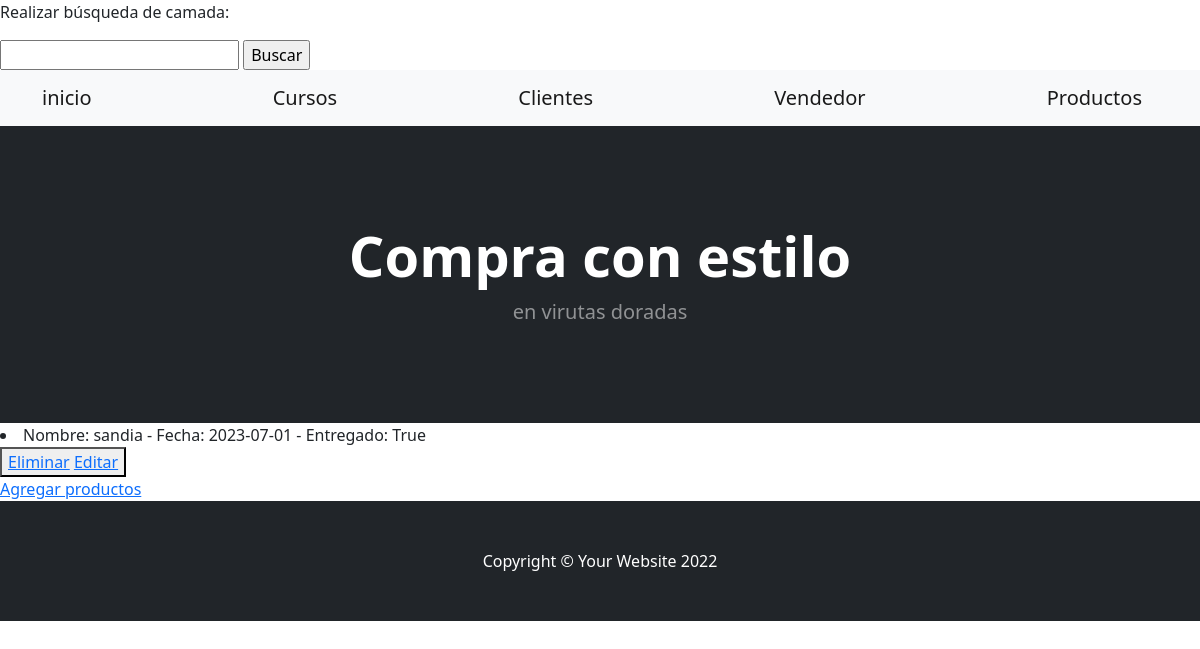
Before: /App1/leerproductos/ with the older database file.
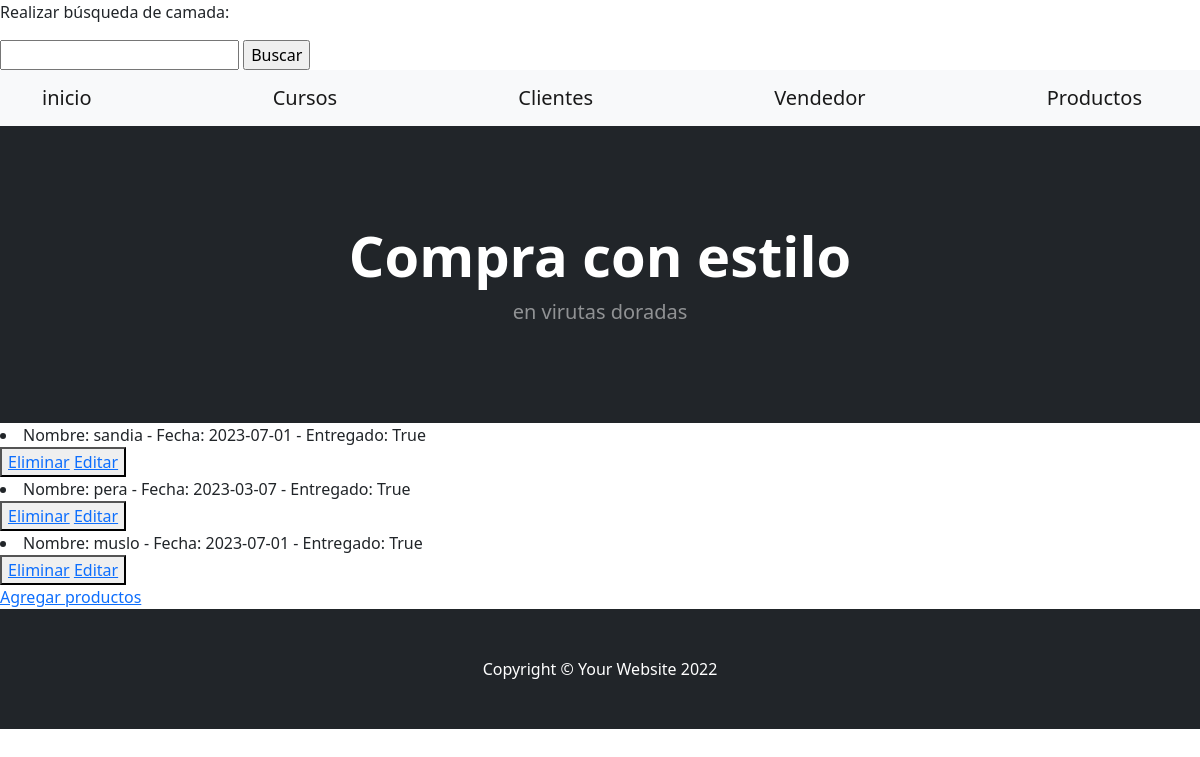
After: the same page with the newer database file.
### App1/models.py (models this page shows)
class tareas (models.Model):
    nombre= models.CharField(max_length=30)
    Fechadeentrega =models.DateField()                 #ESTO CORRESPONDE A LO QUE AHORA ES ---PRODUCTOS---
    entregado = models.BooleanField()
    def __str__(self):
        return f"Nombre: {self.nombre} - Fecha: {self.Fechadeentrega} - Entregado: {self.entregado}"

### App1/views.py (the view)
# urls.py: path('leerproductos/', views.leerproductos, name='Leerproducto'),
def leerproductos (request):
    productos = tareas.objects.all()
    contexto = {"productos": productos}
    return render (request, "leerproductos.html", contexto)

### App1/template/leerproductos.html
{% extends 'padre.html' %}
{% load static %}
{% block contenidoquecambia %}
    {% for p in productos %}
    <li>{{p}}</li>
    <button>
        <a href="{% url 'Eliminarproducto' p.nombre %}">Eliminar</a>
        <a href="{% url 'Editarproducto' p.nombre %}">Editar</a>
    </button>
{% endfor %}
<br>
<a href="productos">Agregar productos</a>
{% endblock %}

Changed rows visible on the page:
added tareas: nombre+entregado "Nombre: pera - Fecha: 2023-03-07 - Entregado: True"
added tareas: nombre+entregado "Nombre: muslo - Fecha: 2023-07-01 - Entregado: True"
